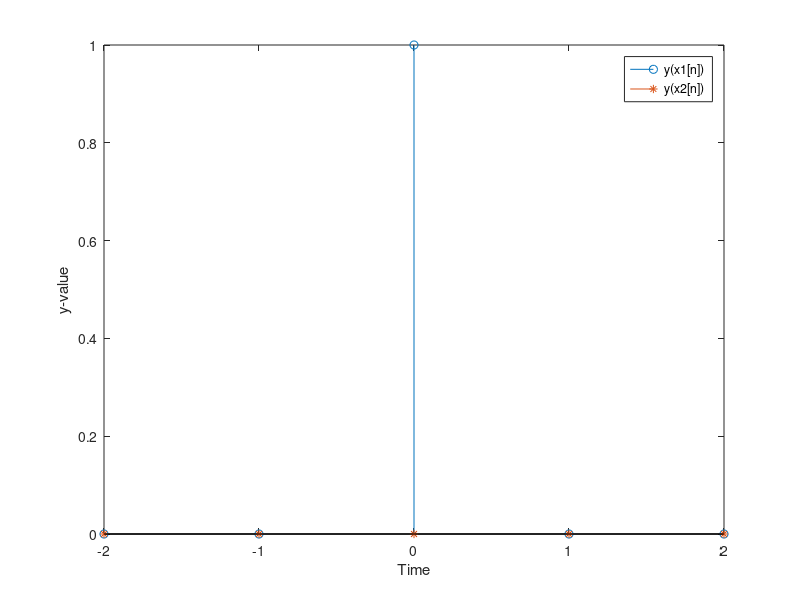

The MATLAB source for this figure:
% Define scopes
l = 2;

% Basic Problem a
n = [-l : l];
x1 = [zeros(1, l) 1 zeros(1, l)];
x2 = 2*x1;
y1 = sin(pi/2*x1);
y2 = sin(pi/2*x2);
stem(n, y1, 'o')
hold on
stem(n, y2, '*')
xlabel('Time');
ylabel('y-value')
legend('y(x1[n])', 'y(x2[n])');

